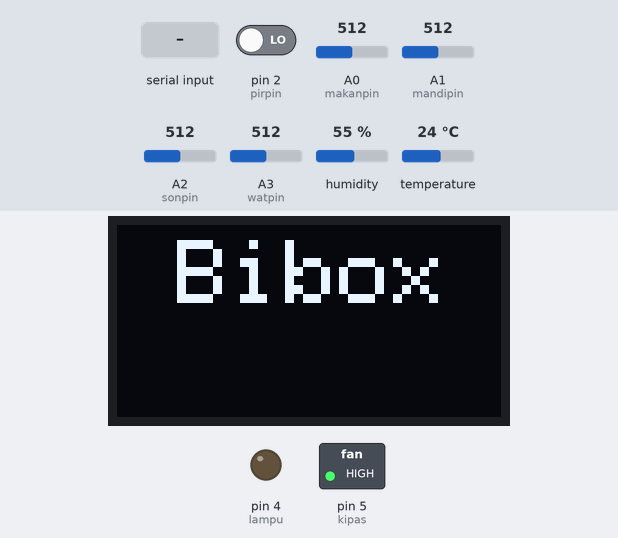
Recording of a sketch running on a simulated Arduino Uno, built with avr-gcc and run on an emulated ATmega328P. On the bench: 128×64 one-colour display, switched loads named in the sketch (green lamp = pin HIGH), output pins drawn as LEDs (lit = HIGH). The inputs (shaded band) are chosen by the test bench; at power-on: A3 (watpin) = 512, pin 2 (pirpin) LOW, A0 (makanpin) = 512, A1 (mandipin) = 512, A2 (sonpin) = 512, humidity 55 %, temperature 24 °C. What the sketch prints to the serial monitor is not drawn.

Above: at 4.2 s.
4.3 s: "a" received over Serial
At 5.4 s:
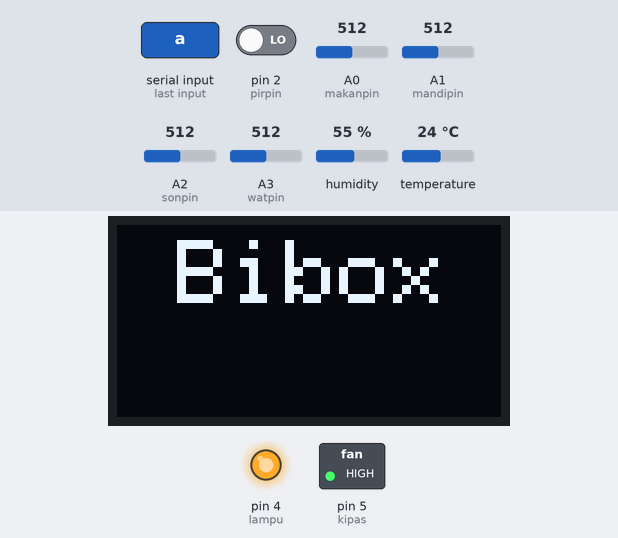
6.6 s: "c" received over Serial
At 8.4 s:
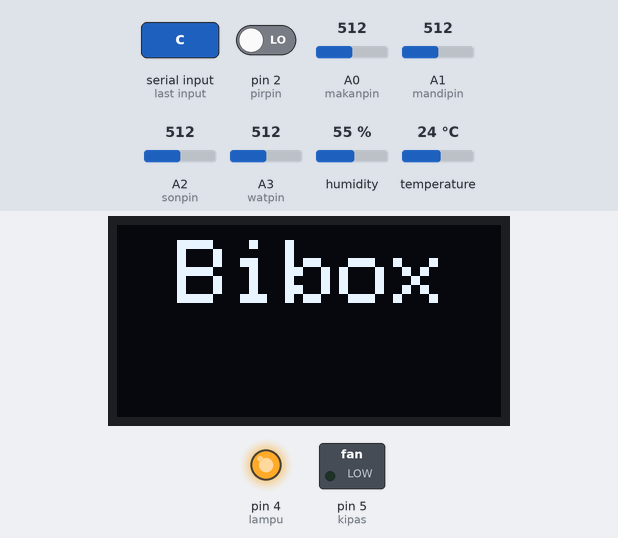
8.7 s: "b" received over Serial
At 10.2 s:
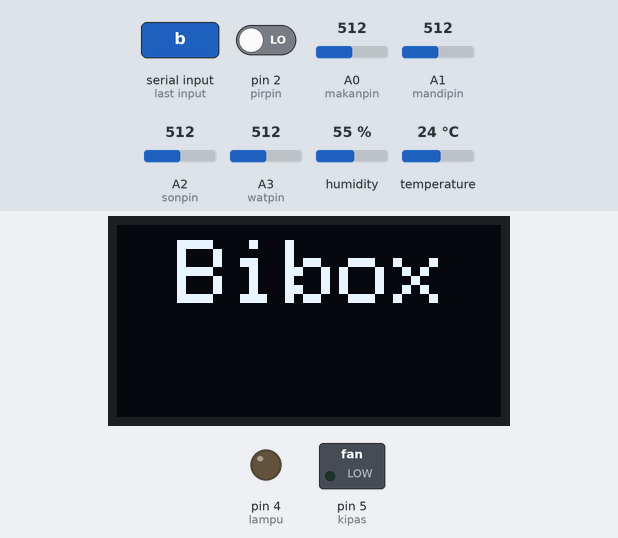
10.8 s: A3 (watpin) set to 213
12.3 s: A3 (watpin) set to 190
Timing chart, 0 to 15.3 s (numbered marks = the images above; inputs shaded):
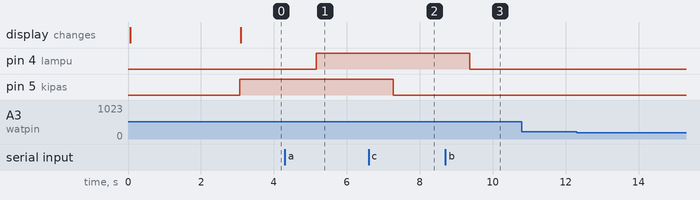

The sketch:

zzz3_Bibox_bt2_OLED_NO_notif_OK.ino
```cpp
#include <SPI.h>
#include <Wire.h>
#include <Adafruit_GFX.h>
#include <Adafruit_SSD1306.h>
#define OLED_RESET 8
Adafruit_SSD1306 display(OLED_RESET);

const int makanpin = 0; //potensio A0
int makan;

const int mandipin = 1; //potensio A1
int mandi;

const int sonpin = 2; //sensor suara A2
int suarabayi;

const int watpin = 3; //sensor air A3
int kasurnya;

#include <dht.h>
dht DHT;

const int pirpin = 2; //pir D2
int pirstatus = 0;

int lampu = 4; //led D4
int kipas = 5; //kipas D5

char input;

String PIR, SON, WAT, MKN, MND;

void setup(){
  Serial.begin(9600);

  display.begin();
  display.clearDisplay();
  display.setTextSize(3);
  display.setTextColor(WHITE);
  display.setCursor(20,5);
  display.println("Bibox");
  display.display();
  display.invertDisplay(true);
  delay(3000);
  display.invertDisplay(false);
  display.clearDisplay();

  pinMode(pirpin, INPUT);
  pinMode(lampu, OUTPUT);
  pinMode(kipas, OUTPUT);
  digitalWrite(lampu, LOW);
  digitalWrite(kipas, HIGH);
}

void loop(){

  display.clearDisplay();
  display.setTextSize(3);
  display.setTextColor(WHITE);
  display.setCursor(20,5);
  display.println("Bibox");
  display.display();
  display.invertDisplay(false);
  display.clearDisplay();

 makan = analogRead(makanpin);
 if (makan < 150) {MKN = "0x";}
 if (makan > 150 && makan < 460) {MKN = "1x";}
 if (makan > 460 && makan < 790) {MKN = "2x";}
 if (makan > 790) {MKN = "3x";}

 mandi = analogRead(mandipin);
 if (mandi < 150) {MND = "0x";}
 if (mandi > 150 && mandi < 460) {MND = "1x";}
 if (mandi > 460 && mandi < 790) {MND = "2x";}
 if (mandi > 790) {MND = "3x";}

 suarabayi = analogRead(sonpin);
 if (suarabayi > 100) {SON = "Mewek";}
 if (suarabayi < 40 && suarabayi > 30) {SON = "Resah";}
 else {SON = "Tenang";}

 kasurnya = analogRead(watpin);
 if (kasurnya > 50 && kasurnya < 200) {WAT = "Lembab";}
 if (kasurnya > 200) {WAT = "Basah";}
 else {WAT = "Kering";}

 DHT.read11(3); //D3

 pirstatus = digitalRead(pirpin);
 if (pirstatus == LOW) {PIR = "Awas!";}
 else {PIR = "Ada";}

  String data="/"+String(PIR)+"/"+String(SON)+"/"+String(WAT)+"/"+String("Bagus")+"/"+String(DHT.temperature,1)+"/"+String(DHT.humidity,1)+"/"+String
(MKN)+"/"+String(MND)+"/";
  Serial.println(data);
  delay(1000);

 if (Serial.available()) {
    input = Serial.read();
    if (input == 'a' || input == 'A') {digitalWrite(lampu, HIGH);}
    if (input == 'b' || input == 'B') {digitalWrite(lampu, LOW);}
    if (input == 'c' || input == 'C') {digitalWrite(kipas, LOW);}
    if (input == 'd' || input == 'D') {digitalWrite(kipas, HIGH);}
    if (input == 'e' || input == 'E') {}
    if (input == 'f' || input == 'F') {}
    }
}
```

Measured:
- after the input at 4.3 s, pin 4 (lampu): LOW → HIGH after 0.86 s
- after the input at 6.6 s, pin 5 (kipas): HIGH → LOW after 0.67 s
- after the input at 8.7 s, pin 4 (lampu): HIGH → LOW after 0.67 s
- after the input at 10.8 s, every drawn part: stays the same
- after the input at 12.3 s, every drawn part: stays the same
